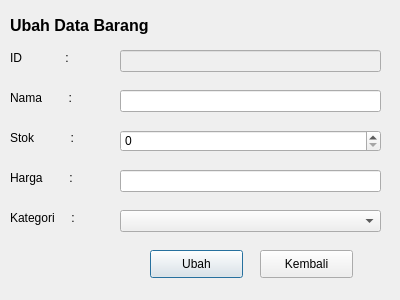
<?xml version="1.0" encoding="UTF-8"?>
<ui version="4.0">
 <class>Dialog</class>
 <widget class="QDialog" name="Dialog">
  <property name="geometry">
   <rect>
    <x>0</x>
    <y>0</y>
    <width>400</width>
    <height>300</height>
   </rect>
  </property>
  <property name="windowTitle">
   <string>Dialog</string>
  </property>
  <widget class="QLabel" name="label_5">
   <property name="geometry">
    <rect>
     <x>10</x>
     <y>170</y>
     <width>91</width>
     <height>16</height>
    </rect>
   </property>
   <property name="text">
    <string>Harga        :</string>
   </property>
  </widget>
  <widget class="QLabel" name="label">
   <property name="geometry">
    <rect>
     <x>10</x>
     <y>10</y>
     <width>211</width>
     <height>31</height>
    </rect>
   </property>
   <property name="font">
    <font>
     <pointsize>12</pointsize>
     <weight>75</weight>
     <bold>true</bold>
    </font>
   </property>
   <property name="text">
    <string>Ubah Data Barang</string>
   </property>
  </widget>
  <widget class="QLabel" name="label_2">
   <property name="geometry">
    <rect>
     <x>10</x>
     <y>50</y>
     <width>91</width>
     <height>16</height>
    </rect>
   </property>
   <property name="text">
    <string>ID             :</string>
   </property>
  </widget>
  <widget class="QLabel" name="label_3">
   <property name="geometry">
    <rect>
     <x>10</x>
     <y>90</y>
     <width>91</width>
     <height>16</height>
    </rect>
   </property>
   <property name="text">
    <string>Nama        :</string>
   </property>
  </widget>
  <widget class="QLineEdit" name="lineEdit">
   <property name="enabled">
    <bool>false</bool>
   </property>
   <property name="geometry">
    <rect>
     <x>120</x>
     <y>50</y>
     <width>261</width>
     <height>22</height>
    </rect>
   </property>
  </widget>
  <widget class="QLabel" name="label_4">
   <property name="geometry">
    <rect>
     <x>10</x>
     <y>130</y>
     <width>91</width>
     <height>16</height>
    </rect>
   </property>
   <property name="text">
    <string>Stok           :</string>
   </property>
  </widget>
  <widget class="QLineEdit" name="lineEdit_2">
   <property name="geometry">
    <rect>
     <x>120</x>
     <y>90</y>
     <width>261</width>
     <height>22</height>
    </rect>
   </property>
  </widget>
  <widget class="QSpinBox" name="spinBox">
   <property name="geometry">
    <rect>
     <x>120</x>
     <y>130</y>
     <width>261</width>
     <height>22</height>
    </rect>
   </property>
  </widget>
  <widget class="QPushButton" name="pushButton">
   <property name="geometry">
    <rect>
     <x>150</x>
     <y>250</y>
     <width>93</width>
     <height>28</height>
    </rect>
   </property>
   <property name="text">
    <string>Ubah</string>
   </property>
  </widget>
  <widget class="QPushButton" name="pushButton_2">
   <property name="geometry">
    <rect>
     <x>260</x>
     <y>250</y>
     <width>93</width>
     <height>28</height>
    </rect>
   </property>
   <property name="text">
    <string>Kembali</string>
   </property>
  </widget>
  <widget class="QLineEdit" name="lineEdit_4">
   <property name="geometry">
    <rect>
     <x>120</x>
     <y>170</y>
     <width>261</width>
     <height>22</height>
    </rect>
   </property>
  </widget>
  <widget class="QLabel" name="label_6">
   <property name="geometry">
    <rect>
     <x>10</x>
     <y>210</y>
     <width>91</width>
     <height>16</height>
    </rect>
   </property>
   <property name="text">
    <string>Kategori     :</string>
   </property>
  </widget>
  <widget class="QComboBox" name="comboBox">
   <property name="geometry">
    <rect>
     <x>120</x>
     <y>210</y>
     <width>261</width>
     <height>22</height>
    </rect>
   </property>
  </widget>
 </widget>
 <resources/>
 <connections/>
</ui>
